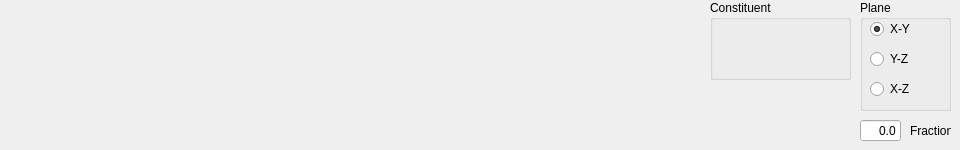
      <widget class="QWidget" name="page_2D">
       <property name="sizePolicy">
        <sizepolicy hsizetype="Fixed" vsizetype="Fixed">
         <horstretch>0</horstretch>
         <verstretch>0</verstretch>
        </sizepolicy>
       </property>
       <property name="maximumSize">
        <size>
         <width>1000</width>
         <height>700</height>
        </size>
       </property>
       <widget class="QGroupBox" name="groupBox_plane">
        <property name="geometry">
         <rect>
          <x>860</x>
          <y>0</y>
          <width>91</width>
          <height>111</height>
         </rect>
        </property>
        <property name="title">
         <string>Plane</string>
        </property>
        <widget class="QRadioButton" name="radioButton_XY">
         <property name="geometry">
          <rect>
           <x>10</x>
           <y>20</y>
           <width>51</width>
           <height>18</height>
          </rect>
         </property>
         <property name="text">
          <string>X-Y</string>
         </property>
         <property name="checked">
          <bool>true</bool>
         </property>
         <attribute name="buttonGroup">
          <string>buttonGroup_plane</string>
         </attribute>
        </widget>
        <widget class="QRadioButton" name="radioButton_YZ">
         <property name="geometry">
          <rect>
           <x>10</x>
           <y>50</y>
           <width>51</width>
           <height>18</height>
          </rect>
         </property>
         <property name="text">
          <string>Y-Z</string>
         </property>
         <attribute name="buttonGroup">
          <string>buttonGroup_plane</string>
         </attribute>
        </widget>
        <widget class="QRadioButton" name="radioButton_XZ">
         <property name="geometry">
          <rect>
           <x>10</x>
           <y>80</y>
           <width>51</width>
           <height>18</height>
          </rect>
         </property>
         <property name="text">
          <string>X-Z</string>
         </property>
         <attribute name="buttonGroup">
          <string>buttonGroup_plane</string>
         </attribute>
        </widget>
       </widget>
       <widget class="QLineEdit" name="lineEdit_fraction">
        <property name="geometry">
         <rect>
          <x>860</x>
          <y>120</y>
          <width>41</width>
          <height>21</height>
         </rect>
        </property>
        <property name="text">
         <string>0.0</string>
        </property>
        <property name="alignment">
         <set>Qt::AlignRight|Qt::AlignTrailing|Qt::AlignVCenter</set>
        </property>
       </widget>
       <widget class="QLabel" name="alabel_fraction">
        <property name="geometry">
         <rect>
          <x>910</x>
          <y>120</y>
          <width>41</width>
          <height>21</height>
         </rect>
        </property>
        <property name="text">
         <string>Fraction</string>
        </property>
       </widget>
       <widget class="QGroupBox" name="groupBox_constituent">
        <property name="geometry">
         <rect>
          <x>710</x>
          <y>0</y>
          <width>141</width>
          <height>80</height>
         </rect>
        </property>
        <property name="title">
         <string>Constituent</string>
        </property>
       </widget>
      </widget>
